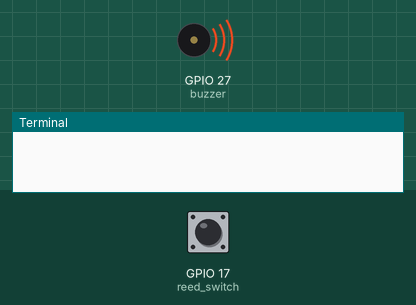
Simulated run of this program. Board: Raspberry Pi (BCM pin numbers). Parts: buzzer (waves = sounding, pin HIGH), the last lines printed to the terminal. Inputs (shaded band) come from the test bench; at power-on: GPIO 17 (reed_switch) HIGH.

Above: at 1.25 s.
1.3 s: GPIO 17 (reed_switch) pulled LOW for 3.2 s
At 2.2 s:
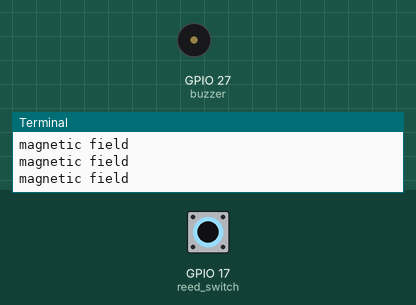
At 4.55 s:
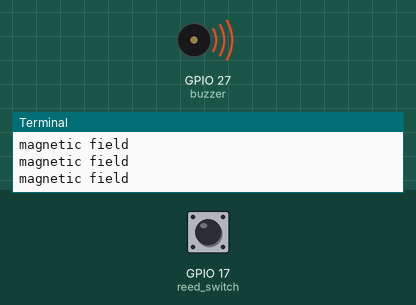
Timing chart, 0 to 12.2 s (numbered marks = the images above; inputs shaded):
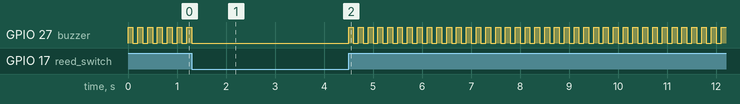

The program:

magnetic_alarm.py
```python
from gpiozero import Buzzer, Button
from time import sleep

buzzer = Buzzer(27)
reed_switch = Button(17, pull_up=True)

try:
    while True:
        if reed_switch.is_pressed:
            buzzer.off()
            print('magnetic field')
        else:
            buzzer.on()
            sleep(0.1)
            buzzer.off()
            sleep(0.1)

except KeyboardInterrupt:
    buzzer.off()
    print('Existing...')
finally:
    pass
```

Measured:
- by itself, GPIO 27 (buzzer): repeats every 0.20 s: HIGH 0.10 s, LOW 0.10 s
